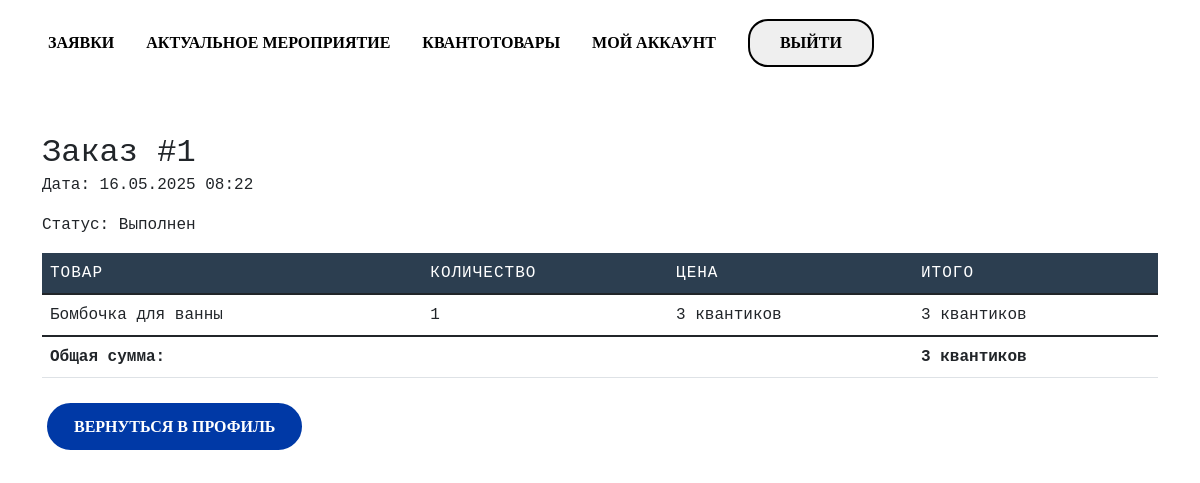
The page /accounts/orders/1/ (signed in) on the database its author committed.
### shop/models.py (models this page shows, shortened)
class Order(models.Model):
    user = models.ForeignKey(
        settings.AUTH_USER_MODEL,
        on_delete=models.CASCADE,
        related_name='orders'
    )
    created_at = models.DateTimeField(auto_now_add=True)
    total_price = models.PositiveIntegerField()
    is_completed = models.BooleanField(default=False)

class OrderItem(models.Model):
    order = models.ForeignKey(
        Order,
        on_delete=models.CASCADE,
        related_name='items'
    )
    product = models.ForeignKey(
        Product,
        on_delete=models.SET_NULL,
        null=True
    )
    quantity = models.PositiveIntegerField()
    price = models.PositiveIntegerField()  # Сохраняем цену на момент заказа

class Product(models.Model):
    name = models.CharField(max_length=100, verbose_name="Название товара")
    description = models.TextField(verbose_name="Описание товара")
    price = models.IntegerField(verbose_name="Цена")
    quantity = models.PositiveIntegerField(verbose_name="Количество")
    image = models.ImageField(upload_to='products/', verbose_name="Изображение", null=True, blank=True)
    created_at = models.DateTimeField(auto_now_add=True, verbose_name="Дата создания")
    updated_at = models.DateTimeField(auto_now=True, verbose_name="Дата обновления")
    class Meta:
        verbose_name = "Товар"
        verbose_name_plural = "Товары"

### shop/decorators.py (the view)
    def wrapper(request, *args, **kwargs):
        if not request.user.is_authenticated:
            return redirect('login')
        if not hasattr(request.user, 'userprofile') or not request.user.userprofile.is_approved:
            raise PermissionDenied
        return view_func(request, *args, **kwargs)

### shop/templatetags/custom_filters.py (called while the page is built)
@register.filter
def mul(value, arg):
    return value * arg

### shop/views.py (called while the page is built)
@approved_user
def order_detail(request, order_id):
    order = get_object_or_404(Order, id=order_id, user=request.user)
    return render(request, 'cart/order_detail.html', {'order': order, 'title': 'Информация о заказе'})

### templates/cart/order_detail.html (shortened to what this page needs)
{% extends 'base.html' %}
{% load custom_filters %}
{% block content %}
<div class="container mt-5">
    <h2>Заказ #{{ order.id }}</h2>
    <p>Дата: {{ order.created_at|date:"d.m.Y H:i" }}</p>
    <p>Статус: {% if order.is_completed %}Выполнен{% else %}В обработке{% endif %}</p>
    <table class="table">
        <thead>
            <tr>
                <th>Товар</th>
                <th>Количество</th>
                <th>Цена</th>
                <th>Итого</th>
            </tr>
        </thead>
        <tbody>
            {% for item in order.items.all %}
            <tr>
                <td>{{ item.product.name }}</td>
                <td>{{ item.quantity }}</td>
                <td>{{ item.price }} квантиков</td>
                <td>{{ item.price|mul:item.quantity }} квантиков</td>
            </tr>
            {% endfor %}
        </tbody>
        <tfoot>
            <tr>
                <th colspan="3">Общая сумма:</th>
                <th>{{ order.total_price }} квантиков</th>
            </tr>
        </tfoot>
    </table>
    <a href="{% url 'profile' %}" class="btn btn-primary">Вернуться в профиль</a>
</div>
{% endblock %}

### static/main/css/style3.css (style rules this page uses)
body { margin: 0 px; font-family: 'Courier New', Courier, monospace; font-size: 16 px; }
h1, h2, h3, h4, h5, h6 { margin: 0; }
*, *::before, *::after { box-sizing: border-box; }
.btn { display: inline-block; vertical-align: top; padding: 15px 27px; min-width: 170px; margin-top: 20px; font-size: 16px; cursor: pointer; color: white; text-decoration: none; text-transform: uppercase; font-family: "BankGothic RUSS Medium"; font-weight: 600; font-style: normal; border: 5px solid white; border-radius: 30px; background-color: #0039A6; line-height: 1.1; transition: background-color 0.2s linear, color 0.2s linear, box-shadow 0.2s linear; }
.table { margin-bottom: 0; }
.table thead th { background-color: #2c3e50; color: white; font-weight: normal; text-transform: uppercase; letter-spacing: 1px; }

### rows shown on the page
Order: id "1", created_at "16.05.2025 08:22", total_price "3"
OrderItem: product.name "Бомбочка для ванны", quantity "1", price "3", price|mul "3"
